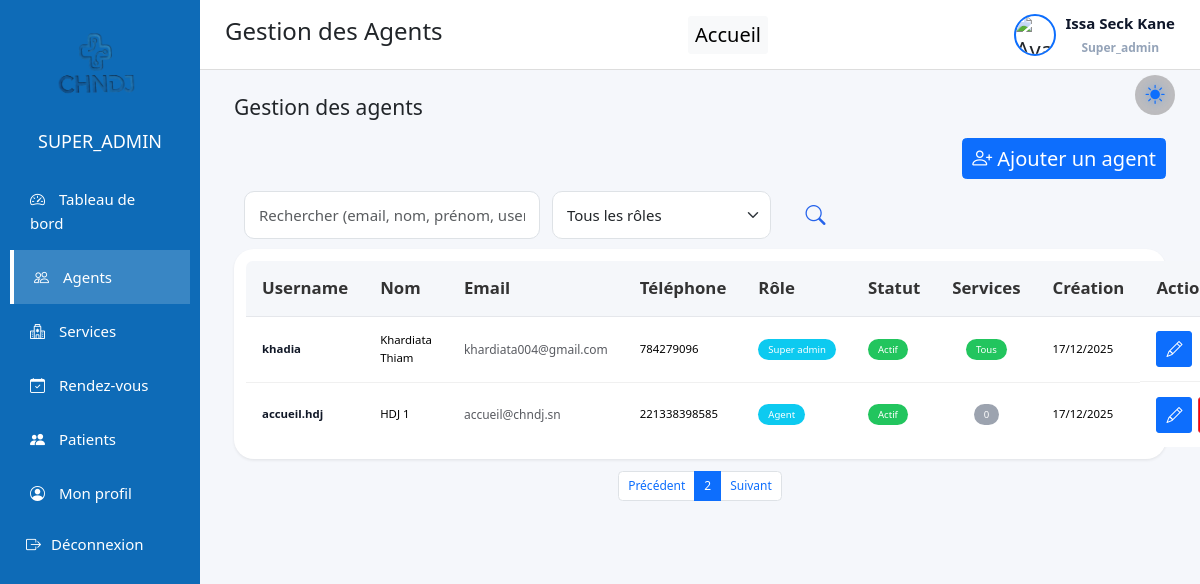
Before: /views/admin.php?page=agents&p=2 (signed in) with the older database file.
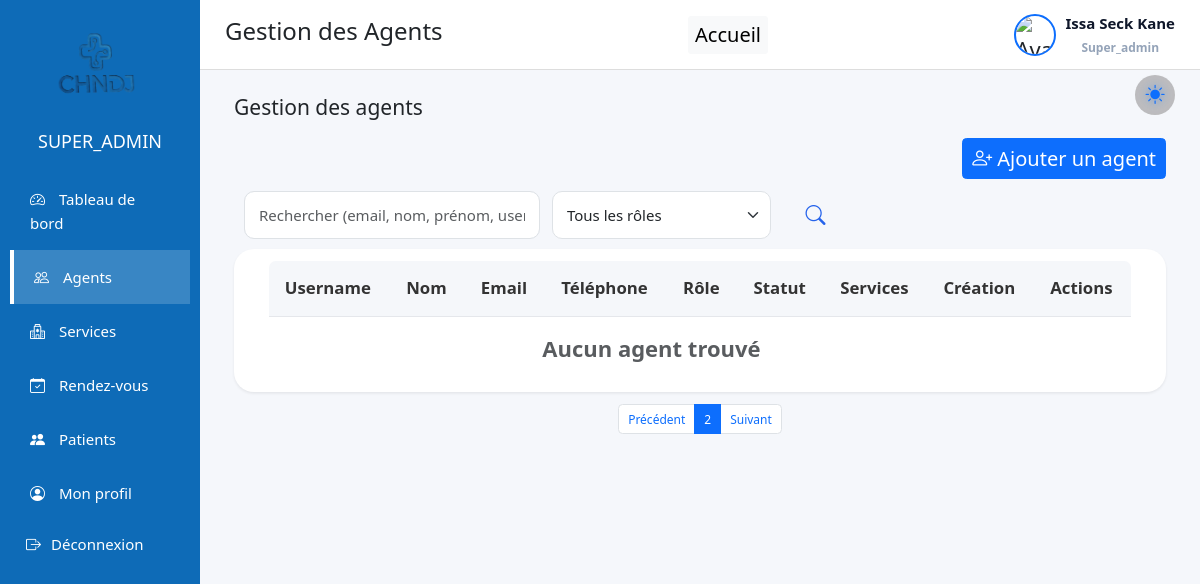
After: the same page with the newer database file.
### tables this page shows
CREATE TABLE `agent` (
  `id` int(11) NOT NULL,
  `username` varchar(30) NOT NULL,
  `photo` varchar(255) DEFAULT NULL,
  `email` varchar(150) DEFAULT NULL,
  `prenom_agent` varchar(50) NOT NULL,
  `nom_agent` varchar(30) NOT NULL,
  `telephone_agent` varchar(20) NOT NULL,
  `password` varchar(255) NOT NULL,
  `status` int(11) NOT NULL,
  `role` enum('super_admin','admin','agent','medecin') NOT NULL,
  `created_at` datetime DEFAULT current_timestamp(),
  `updated_at` datetime DEFAULT current_timestamp() ON UPDATE current_timestamp(),
  `failed_attempts` int(11) NOT NULL DEFAULT 0,
  `locked_until` datetime DEFAULT NULL,
  `must_change_password` tinyint(1) DEFAULT 1
);

### views/admin.php (called while the page is built, shortened)
<?php
require_once '../modele/database.php';
require 'admin_layout.php';

### Modele/databaseAgent.php (called while the page is built, shortened)
<?php
require_once __DIR__ . '/database.php';
require_once 'database.php';
function getAgentsPaginated($search, $role, $limit, $offset)
{
    $db = getConnection();
    $sql = "SELECT * FROM agent WHERE 1=1";
    $params = [];
    $sql .= " ORDER BY created_at DESC LIMIT :limit OFFSET :offset";
    $stmt = $db->prepare($sql);
    $stmt->bindValue(':limit', (int)$limit, PDO::PARAM_INT);
    $stmt->bindValue(':offset', (int)$offset, PDO::PARAM_INT);
    $stmt->execute();
    return $stmt->fetchAll();
}
function getAgentServices($username) {
    $stmt = prepare_executeSQL(
        "SELECT codeService FROM agent_service WHERE agent_username = :username",
        ['username' => $username]
    );
    return $stmt->fetchAll(PDO::FETCH_COLUMN);
}
?>

### Modele/database.php (called while the page is built, shortened)
<?php
function getConnection() {
    try {
        $db = new PDO(
            "mysql:host=127.0.0.1;port=3306;dbname=gestion_rendezvs;charset=utf8mb4",
            "root",
            "",
            [
                PDO::ATTR_ERRMODE => PDO::ERRMODE_EXCEPTION,
                PDO::ATTR_DEFAULT_FETCH_MODE => PDO::FETCH_ASSOC,
                PDO::ATTR_EMULATE_PREPARES => true
            ]
        );
        return $db;
    } catch (PDOException $e) {
        die("Erreur de connexion à la base de données : " . $e->getMessage());
    }
}
function prepare_executeSQL($sql, $parameters = []) {
    $db = getConnection();
    $stmt = $db->prepare($sql);
    $stmt->execute($parameters);
    return $stmt;
}
?>

### views/agents.php (the view, shortened to what the changed rows need)
<?php
require_once '../modele/databaseAgent.php';
require_once __DIR__ . '/../modele/database.php';
function formatRole($role) {
    return match($role) {
        'super_admin' => 'Super admin',
        'admin' => 'Admin',
        'medecin' => 'Médecin',
        'agent' => 'Agent',
        default => ucfirst($role)
    };
}
$limit   = 5;
$pageNum = isset($_GET['p']) && (int)$_GET['p'] > 0 ? (int)$_GET['p'] : 1;
$offset = ($pageNum - 1) * $limit;
$search = $_GET['search'] ?? '';
$role   = $_GET['role'] ?? '';
$agents = getAgentsPaginated($search, $role, $limit, $offset);
$agentServicesMap = [];
$agentServiceCount = [];
foreach ($agents as $a) {
    if ($a['role'] === 'agent') {
        $agentServicesMap[$a['username']] = getAgentServices($a['username']);
        $agentServiceCount[$a['username']] =
            count($agentServicesMap[$a['username']] ?? []);
    } else {
        $agentServiceCount[$a['username']] = 'ALL';
    }
}
?>
<div class="agents-page">
    <div class="container-fluid" >
  <div class="card shadow-sm border-0 p-3">
    <table class="table agents-table">
      <thead class="table-light">
        <tr>
          <th>Username</th>
          <th>Nom</th>
          <th>Email</th>
          <th>Téléphone</th>
          <th>Rôle</th>
          <th>Statut</th>
          <th>Services</th>
          <th>Création</th>
          <th>Actions</th>
        </tr>
      </thead>
      <?php if (empty($agents)): ?>
        <tr>
          <td colspan="8" class="text-center text-muted">
            Aucun agent trouvé
          </td>
        </tr>
      <?php else: ?>
      <tbody>
        <?php foreach ($agents as $agent): ?>
        <tr>
          <td><?= htmlspecialchars($agent['username']) ?></td>
          <td><?= htmlspecialchars($agent['prenom_agent'].' '.$agent['nom_agent']) ?></td>
          <td><?= htmlspecialchars($agent['email']) ?></td>
          <td><?= htmlspecialchars($agent['telephone_agent']) ?></td>
          <td>
              <span class="badge bg-info"><?= formatRole($agent['role']) ?></span>
          </td>
          <td>
              <?= $agent['status']
                  ? '<span class="badge bg-success">Actif</span>'
                  : '<span class="badge bg-secondary">Désactivé</span>' ?>
          </td>
          <td class="text-center">
            <?php if (in_array($agent['role'], ['admin', 'super_admin', 'medecin'])): ?>
              <span class="badge bg-success" title="Accès à tous les services">
                Tous
              </span>
            <?php elseif ($agentServiceCount[$agent['username']] === 0): ?>
              <span class="badge bg-secondary" title="Aucun service attribué">
                0
              </span>
            <?php else: ?>
              <span class="badge bg-primary">
                <?= $agentServiceCount[$agent['username']] ?>
              </span>
            <?php endif; ?>
          </td>
          <td><?= date('d/m/Y', strtotime($agent['created_at'])) ?></td>
          <td class="actions-cell" >
            <div class="d-flex gap-2 ">
              <button class="btn btn-primary btn-sm "
                  data-bs-toggle="modal"
                  data-bs-target="#editAgentModal"
                  data-username="<?= $agent['username'] ?>"
                  data-email="<?= $agent['email'] ?>"
                  data-prenom="<?= $agent['prenom_agent'] ?>"
                  data-nom="<?= $agent['nom_agent'] ?>"
                  data-telephone="<?= $agent['telephone_agent'] ?>"
                  data-role="<?= $agent['role'] ?>"
                  title="Modifier l’agent/ l'admin">
                  <i class="bi bi-pencil"></i>
              </button>
            </div>
          </td>
        </tr>
        <?php endforeach; ?>
      </tbody>
      <?php endif; ?>
    </table>
  </div>
</div>
</div>

Changed rows visible on the page:
no longer on this page (row unchanged): agent: username "khadia", prenom_agent+nom_agent "Khardiata Thiam", email "khardiata004@gmail.com", telephone_agent "784279096", role "Super admin", status "Actif", shows "Tous", created_at "17/12/2025"
no longer on this page (row edited): agent: username "accueil.hdj", prenom_agent+nom_agent "HDJ 1", email "accueil@chndj.sn", telephone_agent "221338398585", role "Agent", status "Actif", shows "0", created_at "17/12/2025"
Other visible differences:
text now shown: "Aucun agent trouvé"
